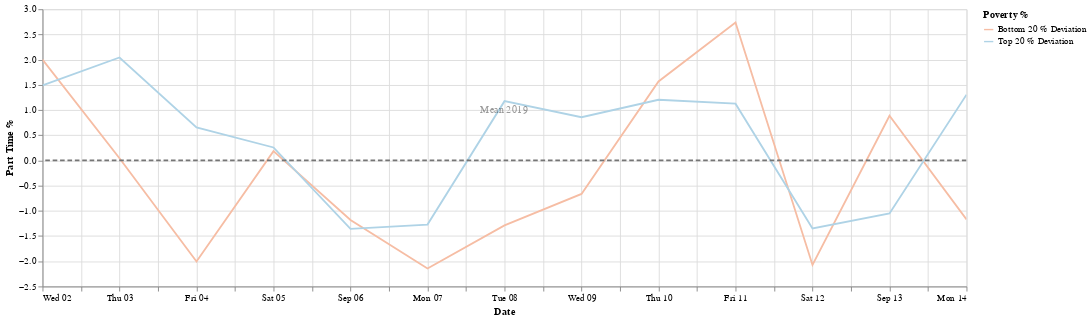

Notebook code for this chart:
### Markdown cell above
**September 8, 2020:** Chicago Public Schools began its fall quarter with remote learning, with families across the city reporting a range of successes and frustrations.

### Code cell
start_date = '2020-09-1'
end_date = '2020-09-14'
df4 = apply_date_filter(df,start_date,end_date)
chart = create_chart(df4)
chart

### Figure 1 — Vega-Lite specification as saved in the notebook (floating-point values rounded to 4 significant figures)
{"config": {"view": {"continuousHeight": 300, "continuousWidth": 400}, "range": {"category": {"scheme": "redblue"}}}, "layer": [{"data": {"name": "data-5bca6b11251ac2971b257a4a558eb06e"}, "mark": "line", "encoding": {"color": {"type": "nominal", "field": "Poverty %"}, "x": {"type": "temporal", "field": "date", "title": "Date"}, "y": {"type": "quantitative", "field": "part_time_work", "title": "Part Time %"}}, "selection": {"selector004": {"type": "interval", "bind": "scales", "encodings": ["x", "y"]}}, "transform": [{"fold": ["Bottom 20 % Deviation", "Top 20 % Deviation"], "as": ["Poverty %", "part_time_work"]}], "width": 1000}, {"data": {"name": "data-7f3a6b86ed460c4e648f2393735a11f6"}, "mark": {"type": "rule", "color": "#757575", "size": 2, "strokeDash": [5, 3]}, "encoding": {"size": {"value": 2}, "y": {"type": "quantitative", "field": "Mean 2019"}}}, {"data": {"name": "data-d764767e7dd3b10b2c76c1355ce10ef3"}, "mark": {"type": "text", "angle": 0, "text": "Mean 2019"}, "encoding": {"opacity": {"value": 0.4}, "y": {"type": "quantitative", "field": "y"}}}], "$schema": "https://vega.github.io/schema/vega-lite/v4.8.1.json", "datasets": {"data-5bca6b11251ac2971b257a4a558eb06e": [{"date": "2020-09-12T00:00:00+00:00", "Top 20 %": 4.651, "Bottom 20 %": 3.925, "Top 20 % Deviation": -1.348, "Bottom 20 % Deviation": -2.073}, {"date": "2020-09-11T00:00:00+00:00", "Top 20 %": 7.125, "Bottom 20 %": 8.735, "Top 20 % Deviation": 1.126, "Bottom 20 % Deviation": 2.736}, {"date": "2020-09-06T00:00:00+00:00", "Top 20 %": 4.642, "Bottom 20 %": 4.816, "Top 20 % Deviation": -1.356, "Bottom 20 % Deviation": -1.182}, {"date": "2020-09-14T00:00:00+00:00", "Top 20 %": 7.304, "Bottom 20 %": 4.829, "Top 20 % Deviation": 1.306, "Bottom 20 % Deviation": -1.17}, {"date": "2020-09-13T00:00:00+00:00", "Top 20 %": 4.947, "Bottom 20 %": 6.884, "Top 20 % Deviation": -1.052, "Bottom 20 % Deviation": 0.8854}, {"date": "2020-09-02T00:00:00+00:00", "Top 20 %": 7.488, "Bottom 20 %": 7.998, "Top 20 % Deviation": 1.489, "Bottom 20 % Deviation": 2.0}, {"date": "2020-09-03T00:00:00+00:00", "Top 20 %": 8.041, "Bottom 20 %": 6.043, "Top 20 % Deviation": 2.042, "Bottom 20 % Deviation": 0.04457}, {"date": "2020-09-05T00:00:00+00:00", "Top 20 %": 6.256, "Bottom 20 %": 6.183, "Top 20 % Deviation": 0.2573, "Bottom 20 % Deviation": 0.1844}, {"date": "2020-09-09T00:00:00+00:00", "Top 20 %": 6.856, "Bottom 20 %": 5.333, "Top 20 % Deviation": 0.8577, "Bottom 20 % Deviation": -0.6653}, {"date": "2020-09-04T00:00:00+00:00", "Top 20 %": 6.656, "Bottom 20 %": 3.995, "Top 20 % Deviation": 0.6571, "Bottom 20 % Deviation": -2.004}, {"date": "2020-09-07T00:00:00+00:00", "Top 20 %": 4.725, "Bottom 20 %": 3.854, "Top 20 % Deviation": -1.273, "Bottom 20 % Deviation": -2.145}, {"date": "2020-09-10T00:00:00+00:00", "Top 20 %": 7.203, "Bottom 20 %": 7.567, "Top 20 % Deviation": 1.205, "Bottom 20 % Deviation": 1.568}, {"date": "2020-09-08T00:00:00+00:00", "Top 20 %": 7.175, "Bottom 20 %": 4.711, "Top 20 % Deviation": 1.176, "Bottom 20 % Deviation": -1.288}], "data-7f3a6b86ed460c4e648f2393735a11f6": [{"Mean 2019": 0}], "data-d764767e7dd3b10b2c76c1355ce10ef3": [{"y": 1}]}}
